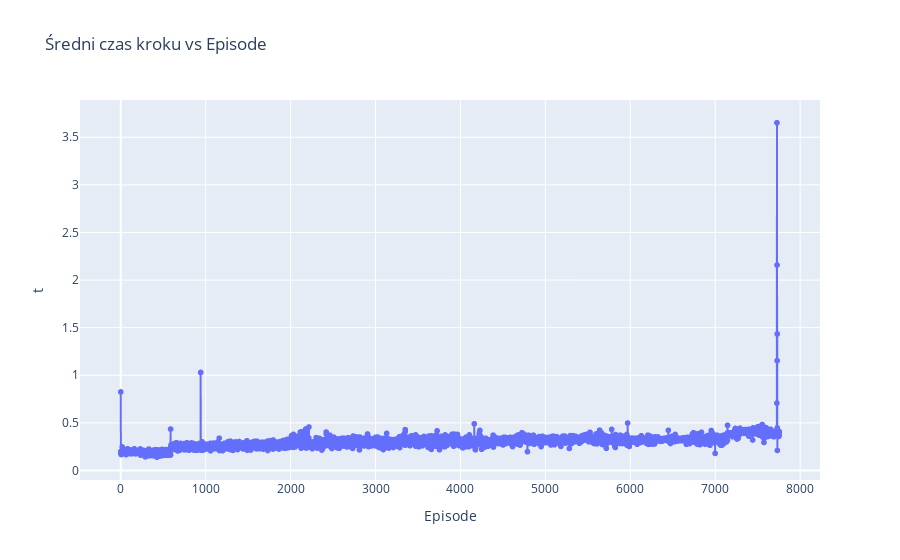

The notebook cell saved with this chart:
### Code cell
import pandas as pd
import plotly.express as px

df = pd.read_csv("../output/trainlog.csv")

# ─── 3.1 Statystyki zbiorcze ────────────────────────────────────────────
mean_ret        = df["Ret"].mean()
success_total   = df["Found"].sum()                # ile sukcesów łącznie
success_ratio   = success_total / len(df)

# sukcesy na każde 10 000 kroków
df["Step_block"] = (df["Step"] // 10_000) * 10_000
succ_per_block   = (df.groupby("Step_block")["Found"]
                      .mean()   # odsetek
                      .mul(100))  # %
print(succ_per_block.head())

# ─── 3.2 Średni czas kroku w funkcji Episode ────────────────────────────
avg_t = df.groupby("Episode")["t"].mean().reset_index()

fig_t = px.line(avg_t, x="Episode", y="t",
                title="Średni czas kroku vs Episode",
                markers=True)
fig_t.show()
fig_t.write_image("reports/avg_t_vs_episode.pdf")   # statyczny PDF

# ─── 3.3 Histogram Ret ──────────────────────────────────────────────────
fig_ret = px.histogram(df, x="Ret", nbins=60,
                       title="Rozkład wartości Ret")
fig_ret.show()

### Figure 1 — Plotly figure (JSON) as saved in the notebook; plotly's stock layout.template omitted (floating-point values rounded to 4 significant figures; data arrays with more than 128 entries replaced by an {"elided": "..."} marker saying what was removed)
{"data": [{"hovertemplate": "Episode=%{x}<br>t=%{y}<extra></extra>", "legendgroup": "", "line": {"color": "#636efa", "dash": "solid"}, "marker": {"symbol": "circle"}, "mode": "lines+markers", "name": "", "showlegend": false, "type": "scattergl", "x": {"elided": "7755 int values"}, "xaxis": "x", "y": {"elided": "7755 float values"}, "yaxis": "y"}], "layout": {"legend": {"tracegroupgap": 0}, "title": {"text": "Średni czas kroku vs Episode"}, "xaxis": {"anchor": "y", "domain": [0, 1], "title": {"text": "Episode"}}, "yaxis": {"anchor": "x", "domain": [0, 1], "title": {"text": "t"}}}}
